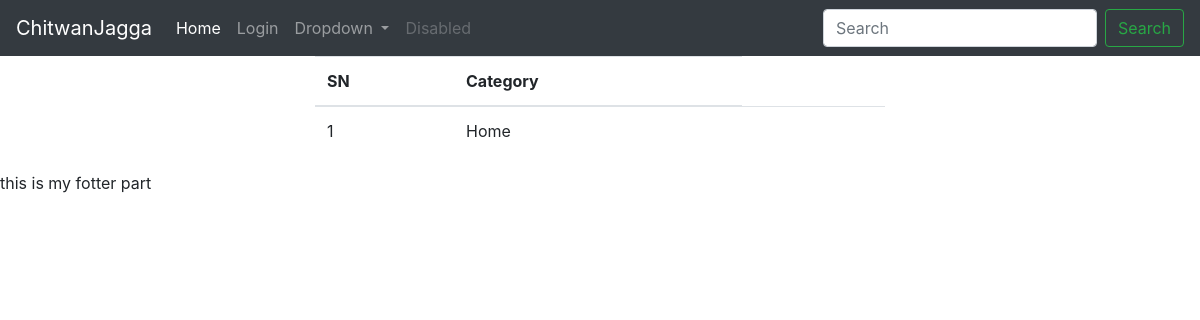
Before: /list_category/ with the older database file.
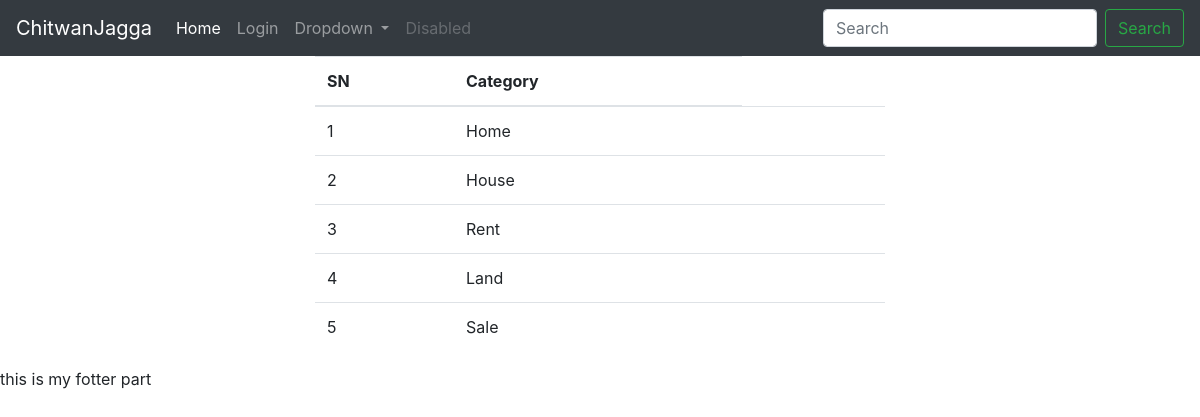
After: the same page with the newer database file.
### chitwanjagga/models.py (models this page shows, shortened)
class Category(models.Model):
    name = models.CharField(max_length=100)

### chitwanjagga/views.py (the view)
# urls.py: path('list_category/', views.CategoryListView.as_view(), name= 'list_category'),
class CategoryListView(ListView):
    model = Category
    template_name = 'cj/list_category.html'
    context_object_name = 'categories'

### chitwanjagga/TEMPLATES/cj/list_category.html (shortened to what this page needs)
{% extends 'includes/base.html'%}
{% block content %}
 <div class = "col-sm-6 offset-3">
<table class="table">
    <thead>
    <th>SN</th>
    <th>Category</th>
    </thead>
    <tbody>
    {% for category in categories %}
    <tr>
         <td>{{ category.id }}</td>
        <td>{{ category.name }}</td>
        <td>
        </td>
        <td>
        </td>
    </tr>
    {% endfor %}
    </tbody>
</table>
 </div>
{% endblock %}

### chitwanjagga/TEMPLATES/includes/base.html (shortened to what this page needs)
<!DOCTYPE html>
<html lang="en">
<head>
<link rel="stylesheet" href="https://maxcdn.bootstrapcdn.com/bootstrap/4.0.0/css/bootstrap.min.css"
>
</head>
<body>
<nav class="navbar navbar-expand-lg navbar-dark bg-dark">
  <a class="navbar-brand" href="{% url 'cj:list_product' %}">ChitwanJagga</a>
  <div class="collapse navbar-collapse" id="navbarSupportedContent">
    <ul class="navbar-nav mr-auto">
      <li class="nav-item active">
        <a class="nav-link" href="#">Home <span class="sr-only">(current)</span></a>
      </li>
      {% if user.is_authenticated %}
      <li class="nav-item">
        <a class="nav-link" href="{% url 'cj:logout' %}">Logout</a>
      </li>
      {% else %}
       <li class="nav-item">
        <a class="nav-link" href="{% url 'cj:login' %}">Login</a>
      </li>
      {% endif %}
      <li class="nav-item dropdown">
        <a class="nav-link dropdown-toggle" href="#" id="navbarDropdown" role="button" data-toggle="dropdown" aria-haspopup="true" aria-expanded="false">
          Dropdown
        </a>
      </li>
      <li class="nav-item">
        <a class="nav-link disabled" href="#">Disabled</a>
      </li>
    </ul>
    <form class="form-inline my-2 my-lg-0">
      <input class="form-control mr-sm-2" type="search" placeholder="Search" aria-label="Search">
      <button class="btn btn-outline-success my-2 my-sm-0" type="submit">Search</button>
    </form>
  </div>
</nav>
  {% block content %}
  {% endblock %}
  <footer>
    <div>this is my fotter part</div>
  </footer>
</body>
</html>

Changed rows visible on the page:
added Category: id "2", name "House"
added Category: id "3", name "Rent"
added Category: id "4", name "Land"
added Category: id "5", name "Sale"
